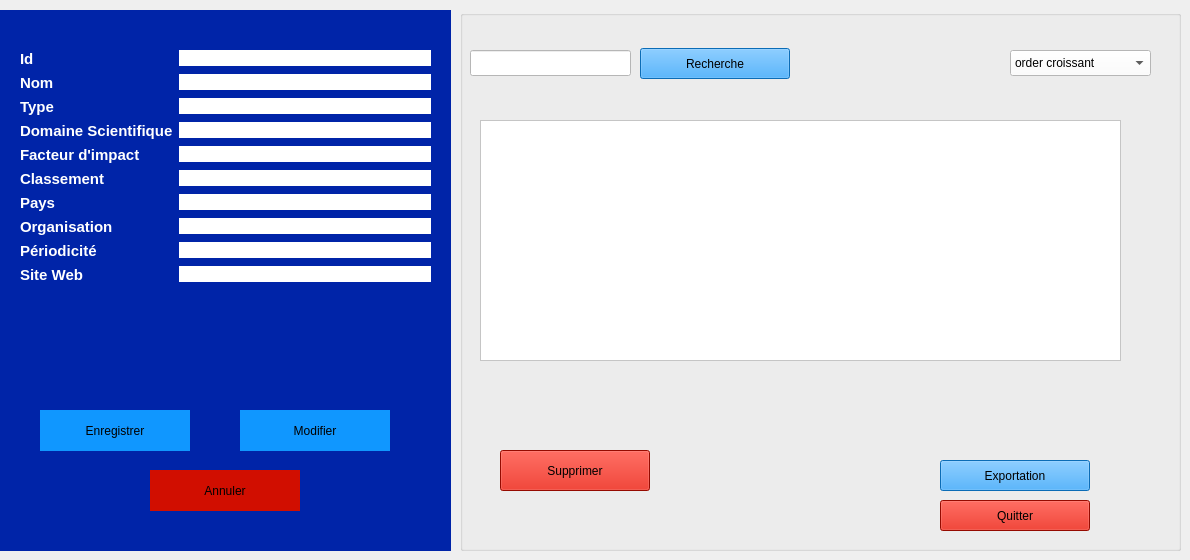
     <widget class="QWidget" name="stackedWidgetPage3">
      <widget class="QGroupBox" name="groupBox_Journal_Form">
       <property name="geometry">
        <rect>
         <x>0</x>
         <y>10</y>
         <width>451</width>
         <height>541</height>
        </rect>
       </property>
       <property name="styleSheet">
        <string notr="true">background-color: rgb(0, 36, 168);
border: #A8D3F0;</string>
       </property>
       <property name="title">
        <string/>
       </property>
       <widget class="QWidget" name="formLayoutWidget_Journal">
        <property name="geometry">
         <rect>
          <x>20</x>
          <y>40</y>
          <width>411</width>
          <height>331</height>
         </rect>
        </property>
        <layout class="QFormLayout" name="formLayout_Journal">
         <item row="0" column="0">
          <widget class="QLabel" name="label_Journal_id">
           <property name="text">
            <string>&lt;html&gt;&lt;head/&gt;&lt;body&gt;&lt;p&gt;&lt;span style=&quot; font-size:11pt; font-weight:700; color:#ffffff;&quot;&gt;Id&lt;/span&gt;&lt;/p&gt;&lt;/body&gt;&lt;/html&gt;</string>
           </property>
          </widget>
         </item>
         <item row="0" column="1">
          <widget class="QLineEdit" name="id">
           <property name="styleSheet">
            <string notr="true">background-color: rgb(255, 255, 255);</string>
           </property>
          </widget>
         </item>
         <item row="1" column="0">
          <widget class="QLabel" name="label_Journal_nom">
           <property name="text">
            <string>&lt;html&gt;&lt;head/&gt;&lt;body&gt;&lt;p&gt;&lt;span style=&quot; font-size:11pt; font-weight:700; color:#ffffff;&quot;&gt;Nom&lt;/span&gt;&lt;/p&gt;&lt;/body&gt;&lt;/html&gt;</string>
           </property>
          </widget>
         </item>
         <item row="1" column="1">
          <widget class="QLineEdit" name="nom">
           <property name="styleSheet">
            <string notr="true">background-color: rgb(255, 255, 255);</string>
           </property>
          </widget>
         </item>
         <item row="2" column="0">
          <widget class="QLabel" name="label_Journal_type">
           <property name="text">
            <string>&lt;html&gt;&lt;head/&gt;&lt;body&gt;&lt;p&gt;&lt;span style=&quot; font-size:11pt; font-weight:700; color:#ffffff;&quot;&gt;Type&lt;/span&gt;&lt;/p&gt;&lt;/body&gt;&lt;/html&gt;</string>
           </property>
          </widget>
         </item>
         <item row="2" column="1">
          <widget class="QLineEdit" name="type">
           <property name="styleSheet">
            <string notr="true">background-color: rgb(255, 255, 255);</string>
           </property>
          </widget>
         </item>
         <item row="3" column="0">
          <widget class="QLabel" name="label_Journal_domaine">
           <property name="text">
            <string>&lt;html&gt;&lt;head/&gt;&lt;body&gt;&lt;p&gt;&lt;span style=&quot; font-size:11pt; font-weight:700; color:#ffffff;&quot;&gt;Domaine Scientifique&lt;/span&gt;&lt;/p&gt;&lt;/body&gt;&lt;/html&gt;</string>
           </property>
          </widget>
         </item>
         <item row="3" column="1">
          <widget class="QLineEdit" name="domaine_scientifique">
           <property name="styleSheet">
            <string notr="true">background-color: rgb(255, 255, 255);</string>
           </property>
          </widget>
         </item>
         <item row="4" column="0">
          <widget class="QLabel" name="label_Journal_facteur">
           <property name="text">
            <string>&lt;html&gt;&lt;head/&gt;&lt;body&gt;&lt;p&gt;&lt;span style=&quot; font-size:11pt; font-weight:700; color:#ffffff;&quot;&gt;Facteur d'impact&lt;/span&gt;&lt;/p&gt;&lt;/body&gt;&lt;/html&gt;</string>
           </property>
          </widget>
         </item>
         <item row="4" column="1">
          <widget class="QLineEdit" name="facteur_impact">
           <property name="styleSheet">
            <string notr="true">background-color: rgb(255, 255, 255);</string>
           </property>
          </widget>
         </item>
         <item row="5" column="0">
          <widget class="QLabel" name="label_Journal_classement">
           <property name="text">
            <string>&lt;html&gt;&lt;head/&gt;&lt;body&gt;&lt;p&gt;&lt;span style=&quot; font-size:11pt; font-weight:700; color:#ffffff;&quot;&gt;Classement&lt;/span&gt;&lt;/p&gt;&lt;/body&gt;&lt;/html&gt;</string>
           </property>
          </widget>
         </item>
         <item row="5" column="1">
          <widget class="QLineEdit" name="classement">
           <property name="styleSheet">
            <string notr="true">background-color: rgb(255, 255, 255);</string>
           </property>
          </widget>
         </item>
         <item row="6" column="0">
          <widget class="QLabel" name="label_Journal_pays">
           <property name="text">
            <string>&lt;html&gt;&lt;head/&gt;&lt;body&gt;&lt;p&gt;&lt;span style=&quot; font-size:11pt; font-weight:700; color:#ffffff;&quot;&gt;Pays&lt;/span&gt;&lt;/p&gt;&lt;/body&gt;&lt;/html&gt;</string>
           </property>
          </widget>
         </item>
         <item row="6" column="1">
          <widget class="QLineEdit" name="pays">
           <property name="styleSheet">
            <string notr="true">background-color: rgb(255, 255, 255);</string>
           </property>
          </widget>
         </item>
         <item row="7" column="0">
          <widget class="QLabel" name="label_Journal_organisation">
           <property name="text">
            <string>&lt;html&gt;&lt;head/&gt;&lt;body&gt;&lt;p&gt;&lt;span style=&quot; font-size:11pt; font-weight:700; color:#ffffff;&quot;&gt;Organisation&lt;/span&gt;&lt;/p&gt;&lt;/body&gt;&lt;/html&gt;</string>
           </property>
          </widget>
         </item>
         <item row="7" column="1">
          <widget class="QLineEdit" name="organisation">
           <property name="styleSheet">
            <string notr="true">background-color: rgb(255, 255, 255);</string>
           </property>
          </widget>
         </item>
         <item row="8" column="0">
          <widget class="QLabel" name="label_Journal_periodicite">
           <property name="text">
            <string>&lt;html&gt;&lt;head/&gt;&lt;body&gt;&lt;p&gt;&lt;span style=&quot; font-size:11pt; font-weight:700; color:#ffffff;&quot;&gt;Périodicité&lt;/span&gt;&lt;/p&gt;&lt;/body&gt;&lt;/html&gt;</string>
           </property>
          </widget>
         </item>
         <item row="8" column="1">
          <widget class="QLineEdit" name="periodicite">
           <property name="styleSheet">
            <string notr="true">background-color: rgb(255, 255, 255);</string>
           </property>
          </widget>
         </item>
         <item row="9" column="0">
          <widget class="QLabel" name="label_Journal_siteweb">
           <property name="text">
            <string>&lt;html&gt;&lt;head/&gt;&lt;body&gt;&lt;p&gt;&lt;span style=&quot; font-size:11pt; font-weight:700; color:#ffffff;&quot;&gt;Site Web&lt;/span&gt;&lt;/p&gt;&lt;/body&gt;&lt;/html&gt;</string>
           </property>
          </widget>
         </item>
         <item row="9" column="1">
          <widget class="QLineEdit" name="siteweb">
           <property name="styleSheet">
            <string notr="true">background-color: rgb(255, 255, 255);</string>
           </property>
          </widget>
         </item>
        </layout>
       </widget>
       <widget class="QPushButton" name="enregistrer">
        <property name="geometry">
         <rect>
          <x>40</x>
          <y>400</y>
          <width>150</width>
          <height>41</height>
         </rect>
        </property>
        <property name="minimumSize">
         <size>
          <width>0</width>
          <height>0</height>
         </size>
        </property>
        <property name="styleSheet">
         <string notr="true">background-color: rgb(16, 151, 255);
</string>
        </property>
        <property name="text">
         <string>Enregistrer</string>
        </property>
       </widget>
       <widget class="QPushButton" name="modif">
        <property name="geometry">
         <rect>
          <x>240</x>
          <y>400</y>
          <width>150</width>
          <height>41</height>
         </rect>
        </property>
        <property name="styleSheet">
         <string notr="true">background-color: rgb(16, 151, 255);
</string>
        </property>
        <property name="text">
         <string>Modifier</string>
        </property>
       </widget>
       <widget class="QPushButton" name="annuler">
        <property name="geometry">
         <rect>
          <x>150</x>
          <y>460</y>
          <width>150</width>
          <height>41</height>
         </rect>
        </property>
        <property name="styleSheet">
         <string notr="true">background-color: rgb(209, 14, 0);
</string>
        </property>
        <property name="text">
         <string>Annuler</string>
        </property>
       </widget>
      </widget>
      <widget class="QGroupBox" name="groupBox_Session_List_4">
       <property name="geometry">
        <rect>
         <x>460</x>
         <y>10</y>
         <width>721</width>
         <height>541</height>
        </rect>
       </property>
       <property name="styleSheet">
        <string notr="true">background-color: rgb(0, 36, 168);
border: #A8D3F0;
/* Style pour tous les GroupBox */
QGroupBox {
    border: 2px solid #2c3e50; /* Couleur de la bordure */
    border-radius: 15px;      /* Même arrondi que les boutons */
    margin-top: 20px;         /* Espace pour le titre en haut */
    font-weight: bold;
    color: #2c3e50;
}
/* Style spécifique pour le titre du GroupBox */
QGroupBox::title {
    subcontrol-origin: margin;
    subcontrol-position: top center; /* Place le titre en haut au centre */
    padding: 0 10px;
}</string>
       </property>
       <property name="title">
        <string/>
       </property>
       <widget class="QLineEdit" name="rechSession_4">
        <property name="geometry">
         <rect>
          <x>10</x>
          <y>40</y>
          <width>161</width>
          <height>26</height>
         </rect>
        </property>
        <property name="styleSheet">
         <string notr="true">background-color: rgb(255, 255, 255);</string>
        </property>
       </widget>
       <widget class="QPushButton" name="rechercheSession_4">
        <property name="geometry">
         <rect>
          <x>180</x>
          <y>38</y>
          <width>150</width>
          <height>31</height>
         </rect>
        </property>
        <property name="styleSheet">
         <string notr="true">background-color: rgb(16, 151, 255);
</string>
        </property>
        <property name="text">
         <string>Recherche</string>
        </property>
       </widget>
       <widget class="QPushButton" name="SuppSession_4">
        <property name="geometry">
         <rect>
          <x>40</x>
          <y>440</y>
          <width>150</width>
          <height>41</height>
         </rect>
        </property>
        <property name="styleSheet">
         <string notr="true">background-color: rgb(209, 14, 0);</string>
        </property>
        <property name="text">
         <string>Supprimer</string>
        </property>
       </widget>
       <widget class="QPushButton" name="quitterSession_4">
        <property name="geometry">
         <rect>
          <x>480</x>
          <y>490</y>
          <width>150</width>
          <height>31</height>
         </rect>
        </property>
        <property name="styleSheet">
         <string notr="true">background-color: rgb(209, 14, 0);
</string>
        </property>
        <property name="text">
         <string>Quitter</string>
        </property>
       </widget>
       <widget class="QPushButton" name="expoSession_4">
        <property name="geometry">
         <rect>
          <x>480</x>
          <y>450</y>
          <width>150</width>
          <height>31</height>
         </rect>
        </property>
        <property name="styleSheet">
         <string notr="true">background-color: rgb(16, 151, 255);
</string>
        </property>
        <property name="text">
         <string>Exportation</string>
        </property>
       </widget>
       <widget class="QComboBox" name="comboBox_8">
        <property name="geometry">
         <rect>
          <x>550</x>
          <y>40</y>
          <width>141</width>
          <height>26</height>
         </rect>
        </property>
        <property name="palette">
         <palette>
          <active>
           <colorrole role="WindowText">
            <brush brushstyle="SolidPattern">
             <color alpha="255">
              <red>0</red>
              <green>0</green>
              <blue>0</blue>
             </color>
            </brush>
           </colorrole>
           <colorrole role="Button">
            <brush brushstyle="SolidPattern">
             <color alpha="255">
              <red>255</red>
              <green>255</green>
              <blue>255</blue>
             </color>
            </brush>
           </colorrole>
           <colorrole role="Light">
            <brush brushstyle="SolidPattern">
             <color alpha="255">
              <red>255</red>
              <green>255</green>
              <blue>255</blue>
             </color>
            </brush>
           </colorrole>
           <colorrole role="Midlight">
            <brush brushstyle="SolidPattern">
             <color alpha="255">
              <red>255</red>
              <green>255</green>
              <blue>255</blue>
             </color>
            </brush>
           </colorrole>
           <colorrole role="Dark">
            <brush brushstyle="SolidPattern">
             <color alpha="255">
              <red>127</red>
              <green>127</green>
              <blue>127</blue>
             </color>
            </brush>
           </colorrole>
           <colorrole role="Mid">
            <brush brushstyle="SolidPattern">
             <color alpha="255">
              <red>170</red>
              <green>170</green>
              <blue>170</blue>
             </color>
            </brush>
           </colorrole>
           <colorrole role="Text">
            <brush brushstyle="SolidPattern">
             <color alpha="255">
              <red>0</red>
              <green>0</green>
              <blue>0</blue>
             </color>
            </brush>
           </colorrole>
           <colorrole role="BrightText">
            <brush brushstyle="SolidPattern">
             <color alpha="255">
              <red>255</red>
              <green>255</green>
              <blue>255</blue>
             </color>
            </brush>
           </colorrole>
           <colorrole role="ButtonText">
            <brush brushstyle="SolidPattern">
             <color alpha="255">
              <red>0</red>
              <green>0</green>
              <blue>0</blue>
             </color>
            </brush>
           </colorrole>
           <colorrole role="Base">
            <brush brushstyle="SolidPattern">
             <color alpha="255">
              <red>255</red>
              <green>255</green>
              <blue>255</blue>
             </color>
            </brush>
           </colorrole>
           <colorrole role="Window">
            <brush brushstyle="SolidPattern">
             <color alpha="255">
              <red>255</red>
              <green>255</green>
              <blue>255</blue>
             </color>
            </brush>
           </colorrole>
           <colorrole role="Shadow">
            <brush brushstyle="SolidPattern">
             <color alpha="255">
              <red>0</red>
              <green>0</green>
              <blue>0</blue>
             </color>
            </brush>
           </colorrole>
           <colorrole role="AlternateBase">
            <brush brushstyle="SolidPattern">
             <color alpha="255">
              <red>255</red>
              <green>255</green>
              <blue>255</blue>
             </color>
            </brush>
           </colorrole>
           <colorrole role="ToolTipBase">
            <brush brushstyle="SolidPattern">
             <color alpha="255">
              <red>255</red>
              <green>255</green>
              <blue>220</blue>
             </color>
            </brush>
           </colorrole>
           <colorrole role="ToolTipText">
            <brush brushstyle="SolidPattern">
             <color alpha="255">
              <red>0</red>
              <green>0</green>
              <blue>0</blue>
             </color>
            </brush>
           </colorrole>
           <colorrole role="PlaceholderText">
            <brush brushstyle="SolidPattern">
             <color alpha="127">
              <red>0</red>
              <green>0</green>
              <blue>0</blue>
             </color>
            </brush>
           </colorrole>
           <colorrole role="Accent">
            <brush brushstyle="SolidPattern">
             <color alpha="255">
              <red>255</red>
              <green>255</green>
              <blue>255</blue>
             </color>
            </brush>
           </colorrole>
          </active>
          <inactive>
           <colorrole role="WindowText">
            <brush brushstyle="SolidPattern">
             <color alpha="255">
              <red>0</red>
              <green>0</green>
              <blue>0</blue>
             </color>
            </brush>
           </colorrole>
           <colorrole role="Button">
            <brush brushstyle="SolidPattern">
             <color alpha="255">
              <red>255</red>
              <green>255</green>
              <blue>255</blue>
             </color>
            </brush>
           </colorrole>
           <colorrole role="Light">
            <brush brushstyle="SolidPattern">
             <color alpha="255">
              <red>255</red>
              <green>255</green>
              <blue>255</blue>
             </color>
            </brush>
           </colorrole>
           <colorrole role="Midlight">
            <brush brushstyle="SolidPattern">
             <color alpha="255">
              <red>255</red>
              <green>255</green>
              <blue>255</blue>
             </color>
            </brush>
           </colorrole>
           <colorrole role="Dark">
            <brush brushstyle="SolidPattern">
             <color alpha="255">
              <red>127</red>
              <green>127</green>
              <blue>127</blue>
             </color>
            </brush>
           </colorrole>
           <colorrole role="Mid">
            <brush brushstyle="SolidPattern">
             <color alpha="255">
              <red>170</red>
              <green>170</green>
              <blue>170</blue>
             </color>
            </brush>
           </colorrole>
           <colorrole role="Text">
            <brush brushstyle="SolidPattern">
             <color alpha="255">
              <red>0</red>
              <green>0</green>
              <blue>0</blue>
             </color>
            </brush>
           </colorrole>
           <colorrole role="BrightText">
            <brush brushstyle="SolidPattern">
             <color alpha="255">
              <red>255</red>
              <green>255</green>
              <blue>255</blue>
             </color>
            </brush>
           </colorrole>
           <colorrole role="ButtonText">
            <brush brushstyle="SolidPattern">
             <color alpha="255">
              <red>0</red>
              <green>0</green>
              <blue>0</blue>
             </color>
            </brush>
           </colorrole>
           <colorrole role="Base">
            <brush brushstyle="SolidPattern">
             <color alpha="255">
              <red>255</red>
              <green>255</green>
              <blue>255</blue>
             </color>
            </brush>
           </colorrole>
           <colorrole role="Window">
            <brush brushstyle="SolidPattern">
             <color alpha="255">
              <red>255</red>
              <green>255</green>
              <blue>255</blue>
             </color>
            </brush>
           </colorrole>
           <colorrole role="Shadow">
            <brush brushstyle="SolidPattern">
             <color alpha="255">
              <red>0</red>
              <green>0</green>
              <blue>0</blue>
             </color>
            </brush>
           </colorrole>
           <colorrole role="AlternateBase">
            <brush brushstyle="SolidPattern">
             <color alpha="255">
              <red>255</red>
              <green>255</green>
              <blue>255</blue>
             </color>
            </brush>
           </colorrole>
           <colorrole role="ToolTipBase">
            <brush brushstyle="SolidPattern">
             <color alpha="255">
              <red>255</red>
              <green>255</green>
              <blue>220</blue>
             </color>
            </brush>
           </colorrole>
           <colorrole role="ToolTipText">
            <brush brushstyle="SolidPattern">
             <color alpha="255">
              <red>0</red>
              <green>0</green>
              <blue>0</blue>
             </color>
            </brush>
           </colorrole>
           <colorrole role="PlaceholderText">
            <brush brushstyle="SolidPattern">
             <color alpha="127">
              <red>0</red>
              <green>0</green>
              <blue>0</blue>
             </color>
            </brush>
           </colorrole>
           <colorrole role="Accent">
            <brush brushstyle="SolidPattern">
             <color alpha="255">
              <red>255</red>
              <green>255</green>
              <blue>255</blue>
             </color>
            </brush>
           </colorrole>
          </inactive>
          <disabled>
           <colorrole role="WindowText">
            <brush brushstyle="SolidPattern">
             <color alpha="255">
              <red>127</red>
              <green>127</green>
              <blue>127</blue>
             </color>
            </brush>
           </colorrole>
           <colorrole role="Button">
            <brush brushstyle="SolidPattern">
             <color alpha="255">
              <red>255</red>
              <green>255</green>
              <blue>255</blue>
             </color>
            </brush>
           </colorrole>
           <colorrole role="Light">
            <brush brushstyle="SolidPattern">
             <color alpha="255">
              <red>255</red>
              <green>255</green>
              <blue>255</blue>
             </color>
            </brush>
           </colorrole>
           <colorrole role="Midlight">
            <brush brushstyle="SolidPattern">
             <color alpha="255">
              <red>255</red>
              <green>255</green>
              <blue>255</blue>
             </color>
            </brush>
           </colorrole>
           <colorrole role="Dark">
            <brush brushstyle="SolidPattern">
             <color alpha="255">
              <red>127</red>
              <green>127</green>
              <blue>127</blue>
             </color>
            </brush>
           </colorrole>
           <colorrole role="Mid">
            <brush brushstyle="SolidPattern">
             <color alpha="255">
              <red>170</red>
              <green>170</green>
              <blue>170</blue>
             </color>
            </brush>
           </colorrole>
           <colorrole role="Text">
            <brush brushstyle="SolidPattern">
             <color alpha="255">
              <red>127</red>
              <green>127</green>
              <blue>127</blue>
             </color>
            </brush>
           </colorrole>
           <colorrole role="BrightText">
            <brush brushstyle="SolidPattern">
             <color alpha="255">
              <red>255</red>
              <green>255</green>
              <blue>255</blue>
             </color>
            </brush>
           </colorrole>
           <colorrole role="ButtonText">
            <brush brushstyle="SolidPattern">
             <color alpha="255">
              <red>127</red>
              <green>127</green>
              <blue>127</blue>
             </color>
            </brush>
           </colorrole>
           <colorrole role="Base">
            <brush brushstyle="SolidPattern">
             <color alpha="255">
              <red>255</red>
              <green>255</green>
              <blue>255</blue>
             </color>
            </brush>
           </colorrole>
           <colorrole role="Window">
            <brush brushstyle="SolidPattern">
             <color alpha="255">
              <red>255</red>
              <green>255</green>
              <blue>255</blue>
             </color>
            </brush>
           </colorrole>
           <colorrole role="Shadow">
            <brush brushstyle="SolidPattern">
             <color alpha="255">
              <red>0</red>
              <green>0</green>
              <blue>0</blue>
             </color>
            </brush>
           </colorrole>
           <colorrole role="AlternateBase">
            <brush brushstyle="SolidPattern">
             <color alpha="255">
              <red>255</red>
              <green>255</green>
              <blue>255</blue>
             </color>
            </brush>
           </colorrole>
           <colorrole role="ToolTipBase">
            <brush brushstyle="SolidPattern">
             <color alpha="255">
              <red>255</red>
              <green>255</green>
              <blue>220</blue>
             </color>
            </brush>
           </colorrole>
           <colorrole role="ToolTipText">
            <brush brushstyle="SolidPattern">
             <color alpha="255">
              <red>0</red>
              <green>0</green>
              <blue>0</blue>
             </color>
            </brush>
           </colorrole>
           <colorrole role="PlaceholderText">
            <brush brushstyle="SolidPattern">
             <color alpha="127">
              <red>127</red>
              <green>127</green>
              <blue>127</blue>
             </color>
            </brush>
           </colorrole>
           <colorrole role="Accent">
            <brush brushstyle="SolidPattern">
             <color alpha="255">
              <red>255</red>
              <green>255</green>
              <blue>255</blue>
             </color>
            </brush>
           </colorrole>
          </disabled>
         </palette>
        </property>
        <property name="styleSheet">
         <string notr="true">background-color: rgb(255, 255, 255);</string>
        </property>
        <item>
         <property name="text">
          <string>order croissant</string>
         </property>
        </item>
        <item>
         <property name="text">
          <string>order decroissant</string>
         </property>
        </item>
       </widget>
       <widget class="QTableWidget" name="tableWidget_8">
        <property name="geometry">
         <rect>
          <x>20</x>
          <y>110</y>
          <width>641</width>
          <height>241</height>
         </rect>
        </property>
        <property name="styleSheet">
         <string notr="true">background-color: rgb(255, 255, 255);</string>
        </property>
       </widget>
      </widget>
     </widget>
